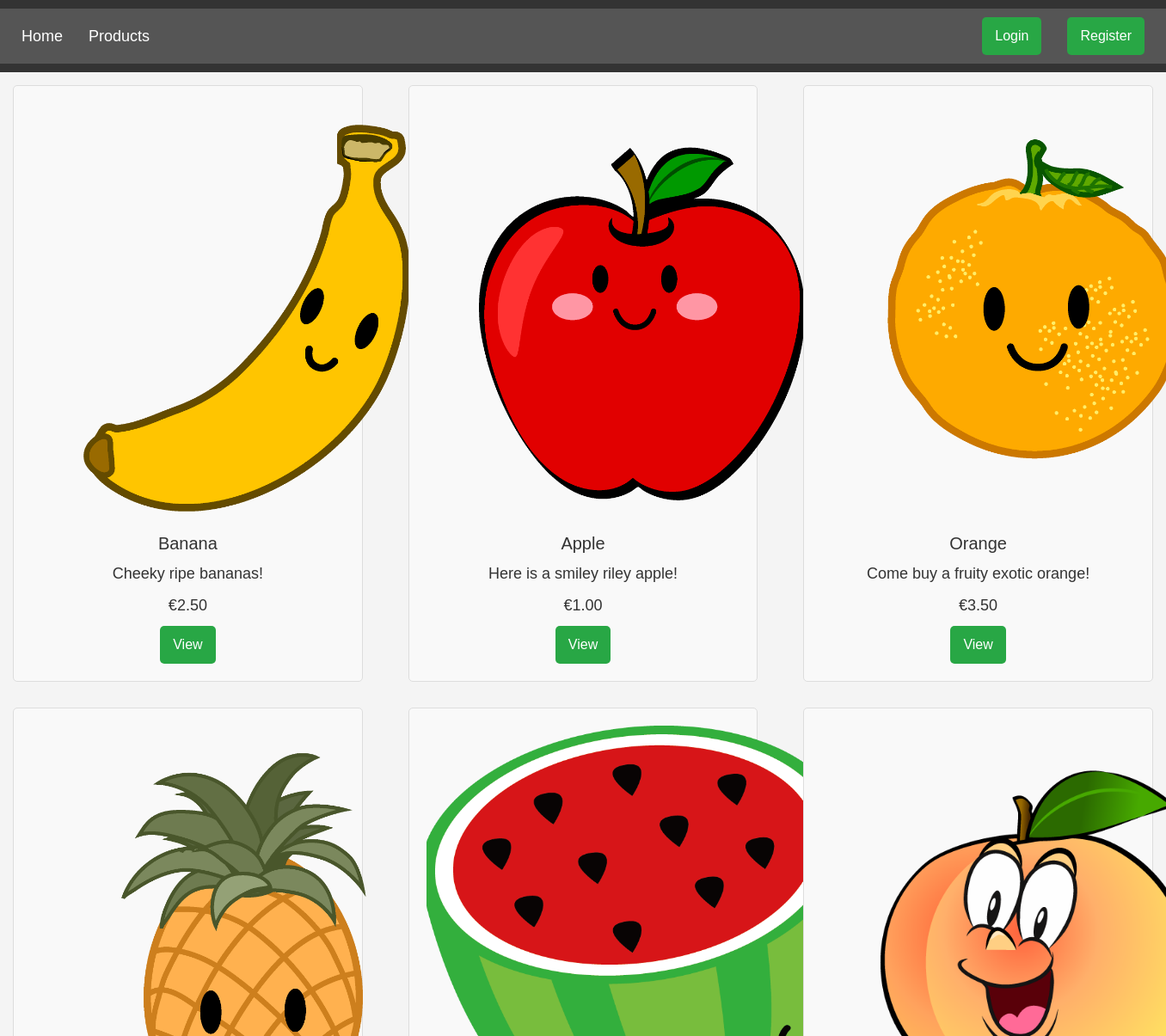
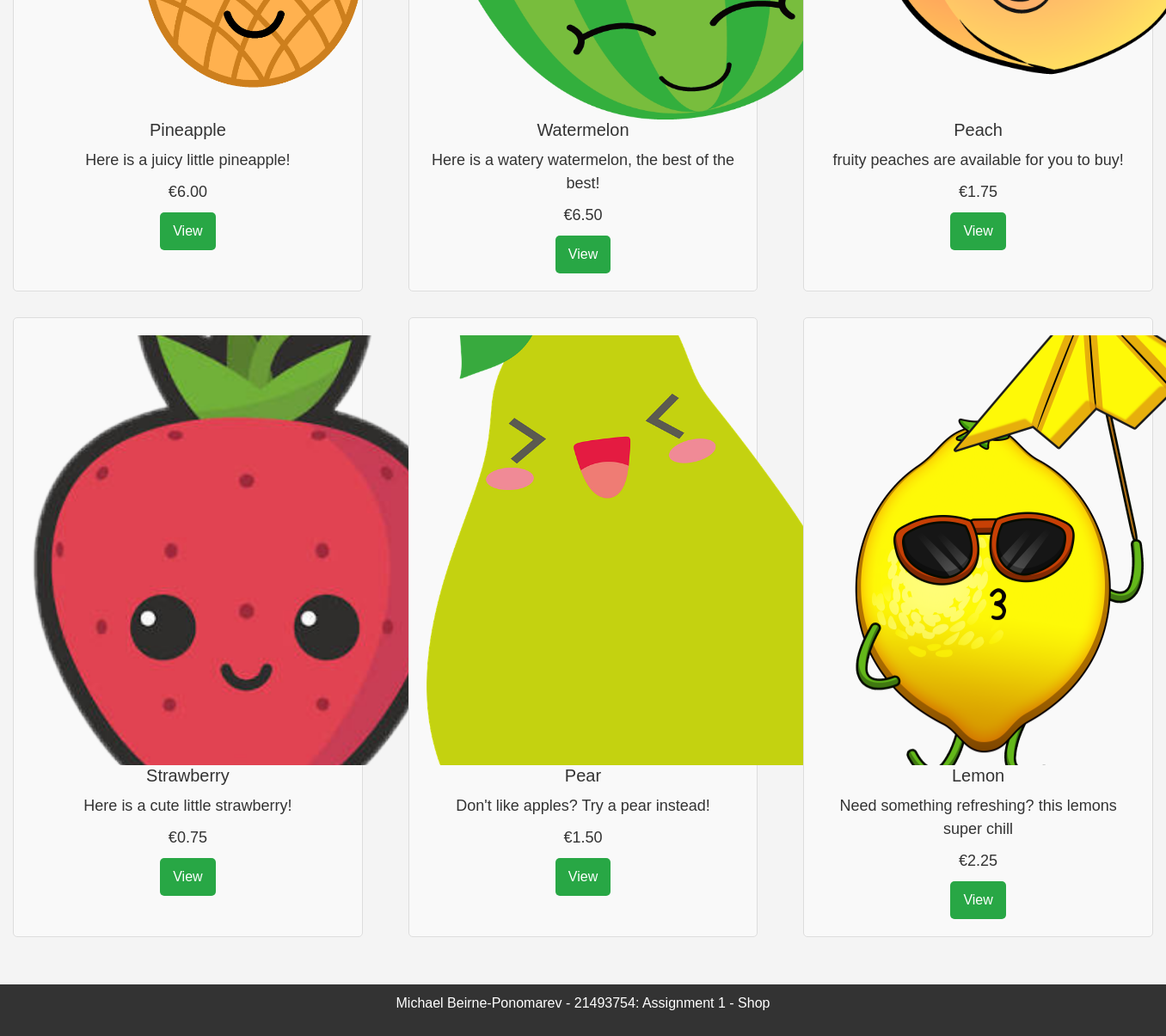
Screenshot of /products/ with the database file from the repository (2 pictures, top to bottom).
### mikeshop/models.py (models this page shows)
class Product(models.Model):
    id = models.AutoField(primary_key=True)
    name = models.CharField(max_length=200, null=False)
    description = models.TextField(null = False)
    price = models.DecimalField(max_digits=6, decimal_places=2, default=0.0)
    product_image = models.FileField(upload_to='products')

### mikeshop/views.py (the view)
# urls.py: path('products/',views.products,name='products'),
def products(request):
    products = Product.objects.all()
    return render(request, 'all_products.html', {'products':products})

### mikeshop/templates/all_products.html (shortened to what this page needs)
{% extends 'base.html' %}
{%block content%}
<div class="product-list">
    {% for p in products %}
        <div class="product-box">
            <img src="{{ p.product_image.url }}" alt="{{ p.name }}" class="product-image">
            <h3>{{ p.name }}</h3>
            <p>{{ p.description }}</p>
            <p>€{{ p.price }}</p>
            <a href="/products/{{ p.id }}" class="btn btn-primary">View</a>
        </div>
    {% endfor %}
</div>
{%endblock%}

### mikeshop/static/css/styling.css (style rules this page uses)
body { font-family: 'Arial', sans-serif; margin: 0; padding: 0; background-color: #f4f4f4; color: #333; }
.btn { display: inline-block; padding: 10px 15px; background-color: #28a745; color: white; text-align: center; text-decoration: none; border-radius: 5px; border: none; font-size: 16px; transition: background-color 0.3s ease; }
.btn-primary { background-color: #28a745; }
.product-list { display: flex; flex-wrap: wrap; justify-content: space-between; margin: 0 auto,; padding-bottom: 100px; }
.product-list h3 { margin-top: 0; font-size: 22px; }
.product-list p { font-size: 18px; margin: 10px 0; }
.product-box { width: 30%; padding-bottom: 20px; box-sizing: border-box; padding: 20px; background-color: #f9f9f9; border: 1px solid #ddd; border-radius: 5px; text-align: center; margin: 15px 15px; }
.product-box h3 { margin-top: 0; font-size: 20px; }
.product-box p { font-size: 18px; margin: 10px 0; }
.product-image { width: 500px; height: 500px; object-fit: cover; border-radius: 5px; }
.product-box .btn { display: inline-block; background-color: #28a745; color: white; padding: 10px 15px; text-decoration: none; border-radius: 5px; transition: background-color 0.3s; }

### rows the page displays
Product: product_image (picture), name "Banana", description "Cheeky ripe bananas!", price "2.50"
Product: product_image (picture), name "Apple", description "Here is a smiley riley apple!", price "1.00"
Product: product_image (picture), name "Orange", description "Come buy a fruity exotic orange!", price "3.50"
Product: product_image (picture), name "Pineapple", description "Here is a juicy little pineapple!", price "6.00"
Product: product_image (picture), name "Watermelon", description "Here is a watery watermelon, the best of the best!", price "6.50"
Product: product_image (picture), name "Peach", description "fruity peaches are available for you to buy!", price "1.75"
Product: product_image (picture), name "Strawberry", description "Here is a cute little strawberry!", price "0.75"
Product: product_image (picture), name "Pear", description "Don't like apples? Try a pear instead!", price "1.50"
Product: product_image (picture), name "Lemon", description "Need something refreshing? this lemons super chill", price "2.25"
